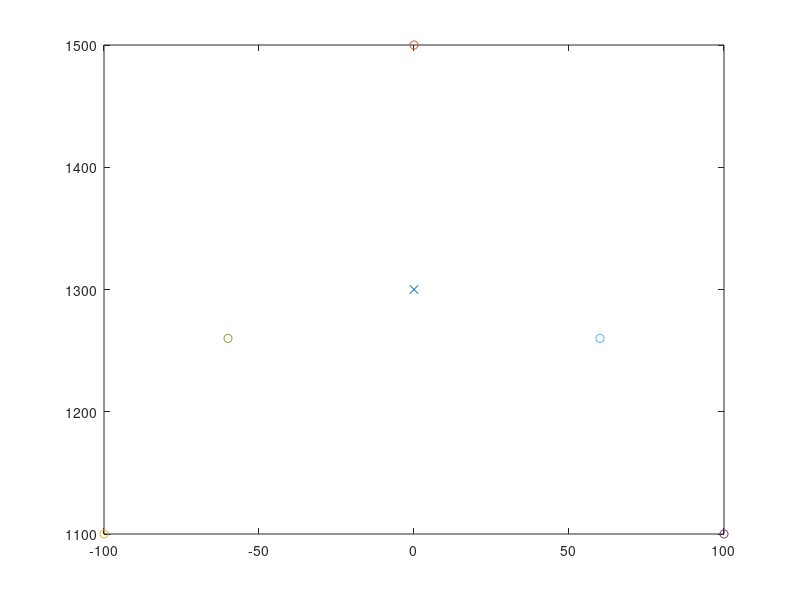

MATLAB code for this plot:
%%
Centroid = [100,200];
% tcp = tcpclient("192.168.125.1", 1025);
% str = char(65)
% % UnicodeVal = double(str);
% Letter = "wqe";
currentCoords = [1336,0,1300]
startPos = currentCoords; % Where the robot will start writing from
% for i = 65:90
Letter= "A"

if Letter == "A" % 5 Points all linear
    
    startPos(3) = startPos(3) + Centroid(2);
    L_Corner = [currentCoords(1), currentCoords(2) - Centroid(1), currentCoords(3)-Centroid(2)];
    currentCoords + L_Corner
    R_Corner = [currentCoords(1), currentCoords(2) + Centroid(1), currentCoords(3)-Centroid(2)];
    currentCoords + R_Corner
    L_Mid = [currentCoords(1), currentCoords(2) -  Centroid(1)*0.6, currentCoords(3)-(2*Centroid(2)*0.6-Centroid(2))];
    R_Mid = [currentCoords(1), currentCoords(2) + Centroid(1)*0.6, currentCoords(3)-(2*Centroid(2)*0.6-Centroid(2))];
%     tcp.write(string(startPos(2), startPos(3)))
%     test = tcp.read();
%     if test == "next"
%         tcp.write(string(L_Corner(2), L_Corner(3)));
%     end
%     test = tcp.read();
%     if test == "next"
%         tcp.write(string(startPos(2), startPos(3)));
%     end
%     test = tcp.read()
%     if test == "next"
%         tcp.write(string(R_Corner(2), R_Corner(3)));
%     end
    figure;
    plot(currentCoords(2), currentCoords(3),"x")
    hold on;
    plot(startPos(2), startPos(3), '-o')
    hold on;
    plot(L_Corner(2), L_Corner(3), '-o')
    hold on;
    plot(R_Corner(2), R_Corner(3), '-o')
    hold on;
    plot(L_Mid(2), L_Mid(3), '-o')
    hold on;
    plot(R_Mid(2), R_Mid(3), '-o')
end

if Letter == "B" % 6 points 2 circular movements
    startPos = [currentCoords(1),currentCoords(2)-(Centroid(1)*0.4), currentCoords(3)+Centroid(2)]
    L_Bottom = [currentCoords(1), currentCoords(2) - (Centroid(1)*.4), currentCoords(3)-Centroid(2)]
    L_Mid = [currentCoords(1), currentCoords(2) - (Centroid(1)*0.4), currentCoords(3)]
%     Mid = [currentCoords(1), currentCoords(2) - (Centroid(1)*0.25), currentCoords(3)]
    Mid = currentCoords;
    Bott_Mid = [Mid(1), Mid(2), currentCoords(3)-Centroid(2)]
    Top_Mid = [Mid(1), Mid(2), currentCoords(3)+Centroid(2)]
    figure;
    plot(currentCoords(2), currentCoords(3), '-x');
    hold on;
    plot(startPos(2), startPos(3), '-o')
    hold on;
    plot(L_Bottom(2), L_Bottom(3), '-o')
    hold on;
%     plot(R_Corner(2), R_Corner(3), '-o')
%     hold on;
    plot(L_Mid(2), L_Mid(3), '-o')
    hold on;
    plot(Mid(2), Mid(3), '-o')
    plot(Top_Mid(2), Top_Mid(3), '-o')
    hold on;
    plot(Bott_Mid(2), Bott_Mid(3), '-o')
    hold on;
end

if Letter == "C" % 4 points all circular movements
    startPos = [currentCoords(1),currentCoords(2), currentCoords(3)+Centroid(2)]
    Bottom = [currentCoords(1), currentCoords(2), currentCoords(3)-Centroid(2)]
    Top_Arc = [currentCoords(1),currentCoords(2)+(Centroid(2)*0.1), currentCoords(3)+(Centroid(2)*0.9)]
    Bottom_Arc = [currentCoords(1), currentCoords(2)+(Centroid(2)*0.1), currentCoords(3)-(Centroid(2)*0.9)]
    figure;
    plot(currentCoords(2), currentCoords(3), '-x');
    hold on;
    plot(startPos(2), startPos(3), '-o')
    hold on;
    plot(Bottom(2), Bottom(3), '-o')
    hold on;
    plot(Top_Arc(2), Top_Arc(3), '-o')
    hold on;
    plot(Bottom_Arc(2), Bottom_Arc(3), '-o')
end

if Letter == "D" % 2 points 1 circular movement
    startPos = [currentCoords(1),currentCoords(2)-Centroid(1), currentCoords(3)+Centroid(2)]
    Bottom = [currentCoords(1), currentCoords(2)-Centroid(1), currentCoords(3)-Centroid(2)]
    figure;
    plot(currentCoords(2), currentCoords(3), '-x');
    hold on;
    plot(startPos(2), startPos(3), '-o')
    hold on;
    plot(Bottom(2), Bottom(3), '-o')
end

if Letter == "E" % 6 points All Linear movement
    startPos = [currentCoords(1),currentCoords(2)-Centroid(1), currentCoords(3)+Centroid(2)]
    L_Bott_Corner = [currentCoords(1), currentCoords(2)-Centroid(1), currentCoords(3)-Centroid(2)]
    R_Bott_Corner = [currentCoords(1), currentCoords(2)+Centroid(1), currentCoords(3)-Centroid(2)]
    R_Top_Corner = [currentCoords(1), currentCoords(2)+Centroid(1), currentCoords(3)+Centroid(2)]
    L_Mid = [currentCoords(1), currentCoords(2)-Centroid(1), currentCoords(3)]
    R_Mid = [currentCoords(1), currentCoords(2)+Centroid(1), currentCoords(3)]
    figure;
    plot(currentCoords(2), currentCoords(3), '-x');
    hold on;
    plot(startPos(2), startPos(3), '-o')
    hold on;
    plot(R_Bott_Corner(2), R_Bott_Corner(3), '-o')
    hold on;
    plot(L_Bott_Corner(2), L_Bott_Corner(3), '-o')
    hold on;
    plot(R_Top_Corner(2), R_Top_Corner(3), '-o')
    hold on;
    plot(L_Mid(2), L_Mid(3), '-o')
    hold on;
    plot(R_Mid(2), R_Mid(3), '-o')
end

if Letter == "F" % 5 points All Linear movement
    startPos = [currentCoords(1),currentCoords(2)-Centroid(1), currentCoords(3)+Centroid(2)]
    L_Bott_Corner = [currentCoords(1), currentCoords(2)-Centroid(1), currentCoords(3)-Centroid(2)]
    R_Top_Corner = [currentCoords(1), currentCoords(2)+Centroid(1), currentCoords(3)+Centroid(2)]
    L_Mid = [currentCoords(1), currentCoords(2)-Centroid(1), currentCoords(3)]
    R_Mid = [currentCoords(1), currentCoords(2)+Centroid(1), currentCoords(3)]
    figure;
    plot(currentCoords(2), currentCoords(3), '-x');
    hold on;
    plot(startPos(2), startPos(3), '-o')
    hold on;
    plot(L_Bott_Corner(2), L_Bott_Corner(3), '-o')
    hold on;
    plot(R_Top_Corner(2), R_Top_Corner(3), '-o')
    hold on;
    plot(L_Mid(2), L_Mid(3), '-o')
    hold on;
    plot(R_Mid(2), R_Mid(3), '-o')
end

if Letter == "G" % 5 points All Linear movement
    startPos = [currentCoords(1),currentCoords(2), currentCoords(3)+Centroid(2)]
    Bottom = [currentCoords(1), currentCoords(2), currentCoords(3)-Centroid(2)]
    R_Mid = [currentCoords(1), currentCoords(2)+Centroid(1), currentCoords(3)]
    R_Bott_Corner = [currentCoords(1), currentCoords(2)+Centroid(1), currentCoords(3)-Centroid(2)]
    Top_Arc = [currentCoords(1),currentCoords(2)+(Centroid(2)*0.1), currentCoords(3)+(Centroid(2)*0.9)]
    Mid = currentCoords;
    figure;
    plot(currentCoords(2), currentCoords(3), '-x');
    hold on;
    plot(startPos(2), startPos(3), '-o')
    hold on;
    plot(Bottom(2), Bottom(3), '-o')
    hold on;
    plot(R_Mid(2), R_Mid(3), '-o')
    hold on;
    plot(R_Bott_Corner(2), R_Bott_Corner(3), '-o')
    hold on;
    plot(Top_Arc(2), Top_Arc(3), '-o')
end

if Letter == "H" % 5 points All Linear movement
    startPos = [currentCoords(1),currentCoords(2)-Centroid(1), currentCoords(3)+Centroid(2)]
    L_Bott_Corner = [currentCoords(1), currentCoords(2)-Centroid(1), currentCoords(3)-Centroid(2)]
    R_Bott_Corner = [currentCoords(1), currentCoords(2)+Centroid(1), currentCoords(3)-Centroid(2)]
    R_Top_Corner = [currentCoords(1), currentCoords(2)+Centroid(1), currentCoords(3)+Centroid(2)]
    L_Mid = [currentCoords(1), currentCoords(2)-Centroid(1), currentCoords(3)]
    R_Mid = [currentCoords(1), currentCoords(2)+Centroid(1), currentCoords(3)]
    figure;
    plot(currentCoords(2), currentCoords(3), '-x');
    hold on;
    plot(startPos(2), startPos(3), '-o')
    hold on;
    plot(R_Bott_Corner(2), R_Bott_Corner(3), '-o')
    hold on;
    plot(L_Bott_Corner(2), L_Bott_Corner(3), '-o')
    hold on;
    plot(R_Top_Corner(2), R_Top_Corner(3), '-o')
    hold on;
    plot(L_Mid(2), L_Mid(3), '-o')
    hold on;
    plot(R_Mid(2), R_Mid(3), '-o')
end

if Letter == "I" % 5 points All Linear movement
    startPos = [currentCoords(1),currentCoords(2)-Centroid(1), currentCoords(3)+Centroid(2)]
    L_Bott_Corner = [currentCoords(1), currentCoords(2)-Centroid(1), currentCoords(3)-Centroid(2)]
    R_Bott_Corner = [currentCoords(1), currentCoords(2)+Centroid(1), currentCoords(3)-Centroid(2)]
    R_Top_Corner = [currentCoords(1), currentCoords(2)+Centroid(1), currentCoords(3)+Centroid(2)]
    Top_Mid = [currentCoords(1), currentCoords(2), currentCoords(3)+Centroid(2)]
    Bott_Mid = [currentCoords(1), currentCoords(2), currentCoords(3)-Centroid(2)]
    figure;
    plot(currentCoords(2), currentCoords(3), '-x');
    hold on;
    plot(startPos(2), startPos(3), '-o')
    hold on;
    plot(R_Bott_Corner(2), R_Bott_Corner(3), '-o')
    hold on;
    plot(L_Bott_Corner(2), L_Bott_Corner(3), '-o')
    hold on;
    plot(R_Top_Corner(2), R_Top_Corner(3), '-o')
    hold on;
    plot(Top_Mid(2), Top_Mid(3), '-o')
    hold on;
    plot(Bott_Mid(2), Bott_Mid(3), '-o')
end

if Letter == "J" % 3 points 1 Circular movement
    startPos = [currentCoords(1), currentCoords(2), currentCoords(3)+Centroid(2)]
    Bott_Arc_Mid = [currentCoords(1), currentCoords(2), currentCoords(3)-(Centroid(2)*0.7)]
    Bott_Arc_L = [currentCoords(1), currentCoords(2)-Centroid(1), currentCoords(3)-(Centroid(2)*0.7)]
    figure;
    plot(currentCoords(2), currentCoords(3), '-x');
    hold on;
    plot(startPos(2), startPos(3), '-o')
    hold on;
    plot(Bott_Arc_Mid(2), Bott_Arc_Mid(3), '-o')
    hold on;
    plot(Bott_Arc_L(2), Bott_Arc_L(3), '-o')
end

if Letter == "K" % 5 points All Linear movement
    startPos = [currentCoords(1),currentCoords(2)-Centroid(1), currentCoords(3)+Centroid(2)]
    L_Bott_Corner = [currentCoords(1), currentCoords(2)-Centroid(1), currentCoords(3)-Centroid(2)]
    R_Bott_Corner = [currentCoords(1), currentCoords(2)+Centroid(1), currentCoords(3)-Centroid(2)]
    R_Top_Corner = [currentCoords(1), currentCoords(2)+Centroid(1), currentCoords(3)+Centroid(2)]
    L_Mid = [currentCoords(1), currentCoords(2)-Centroid(1), currentCoords(3)]
    figure;
    plot(currentCoords(2), currentCoords(3), '-x');
    hold on;
    plot(startPos(2), startPos(3), '-o')
    hold on;
    plot(R_Bott_Corner(2), R_Bott_Corner(3), '-o')
    hold on;
    plot(L_Bott_Corner(2), L_Bott_Corner(3), '-o')
    hold on;
    plot(R_Top_Corner(2), R_Top_Corner(3), '-o')
    hold on;
    plot(L_Mid(2), L_Mid(3), '-o')
end

if Letter == "L" % 3 points 1 Circular movement
    startPos = [currentCoords(1),currentCoords(2)-Centroid(1), currentCoords(3)+Centroid(2)]
    L_Bott_Corner = [currentCoords(1), currentCoords(2)-Centroid(1), currentCoords(3)-Centroid(2)]
    R_Bott_Corner = [currentCoords(1), currentCoords(2)+Centroid(1), currentCoords(3)-Centroid(2)]
    figure;
    plot(currentCoords(2), currentCoords(3), '-x');
    hold on;
    plot(startPos(2), startPos(3), '-o')
    hold on;
    plot(R_Bott_Corner(2), R_Bott_Corner(3), '-o')
    hold on;
    plot(L_Bott_Corner(2), L_Bott_Corner(3), '-o')
end

if Letter == "M" % 5 points All Linear movement
    startPos = [currentCoords(1),currentCoords(2)-Centroid(1), currentCoords(3)+Centroid(2)]
    L_Bott_Corner = [currentCoords(1), currentCoords(2)-Centroid(1), currentCoords(3)-Centroid(2)]
    R_Bott_Corner = [currentCoords(1), currentCoords(2)+Centroid(1), currentCoords(3)-Centroid(2)]
    R_Top_Corner = [currentCoords(1), currentCoords(2)+Centroid(1), currentCoords(3)+Centroid(2)]
    Mid = currentCoords
    figure;
    plot(currentCoords(2), currentCoords(3), '-x');
    hold on;
    plot(startPos(2), startPos(3), '-o')
    hold on;
    plot(R_Bott_Corner(2), R_Bott_Corner(3), '-o')
    hold on;
    plot(L_Bott_Corner(2), L_Bott_Corner(3), '-o')
    hold on;
    plot(R_Top_Corner(2), R_Top_Corner(3), '-o')
    hold on;
    plot(Mid(2), Mid(3), '-o')
end

if Letter == "N" % 5 points All Linear movement - Same as points as M
    % Start at Bottom Left Corner
    startPos = [currentCoords(1), currentCoords(2)-Centroid(1), currentCoords(3)-Centroid(2)]
    L_Top_Corner = [currentCoords(1),currentCoords(2)-Centroid(1), currentCoords(3)+Centroid(2)]
    R_Bott_Corner = [currentCoords(1), currentCoords(2)+Centroid(1), currentCoords(3)-Centroid(2)]
    R_Top_Corner = [currentCoords(1), currentCoords(2)+Centroid(1), currentCoords(3)+Centroid(2)]
    Mid = currentCoords
    figure;
    plot(currentCoords(2), currentCoords(3), '-x');
    hold on;
    plot(startPos(2), startPos(3), '-o')
    hold on;
    plot(R_Bott_Corner(2), R_Bott_Corner(3), '-o')
    hold on;
    plot(L_Bott_Corner(2), L_Bott_Corner(3), '-o')
    hold on;
    plot(R_Top_Corner(2), R_Top_Corner(3), '-o')
    hold on;
    plot(Mid(2), Mid(3), '-o')
    hold on;
    plot(L_Top_Corner(2), L_Top_Corner(3), '-o')
end

if Letter == "O" % 4 points all circular movements
    startPos = [currentCoords(1),currentCoords(2), currentCoords(3)+Centroid(2)]
    Bottom = [currentCoords(1), currentCoords(2), currentCoords(3)-Centroid(2)]
    figure;
    plot(currentCoords(2), currentCoords(3), '-x');
    hold on;
    plot(startPos(2), startPos(3), '-o')
    hold on;
    plot(Bottom(2), Bottom(3), '-o')
end

if Letter == "P" % 3 points 1 Circular movement
    % Start at bottom
    startPos = [currentCoords(1), currentCoords(2)-Centroid(1), currentCoords(3)-Centroid(2)]
    Top = [currentCoords(1), currentCoords(2)-Centroid(1), currentCoords(3)+Centroid(2)]
    L_Mid = [currentCoords(1), currentCoords(2)-Centroid(1), currentCoords(3)]
    figure;
    plot(currentCoords(2), currentCoords(3), '-x');
    hold on;
    plot(startPos(2), startPos(3), '-o')
    hold on;
    plot(Top(2), Top(3), '-o')
    hold on;
    plot(L_Mid(2), L_Mid(3), '-o')
end

if Letter == "Q" % 4 points all circular movements
    startPos = [currentCoords(1),currentCoords(2), currentCoords(3)+Centroid(2)]
    Bottom = [currentCoords(1), currentCoords(2), currentCoords(3)-Centroid(2)]
    Mid = currentCoords;
    R_Bott_Corner = [currentCoords(1), currentCoords(2)+Centroid(1), currentCoords(3)-Centroid(2)]
    figure;
    plot(currentCoords(2), currentCoords(3), '-x');
    hold on;
    plot(startPos(2), startPos(3), '-o')
    hold on;
    plot(Bottom(2), Bottom(3), '-o')
    hold on;
    plot(Mid(2), Mid(3), '-o')
    hold on;
    plot(R_Bott_Corner(2), R_Bott_Corner(3), '-o')
end

if Letter == "R" % 3 points 1 Circular movement
    % Start at bottom
    startPos = [currentCoords(1), currentCoords(2)-Centroid(1), currentCoords(3)-Centroid(2)]
    Top = [currentCoords(1), currentCoords(2)-Centroid(1), currentCoords(3)+Centroid(2)]
    L_Mid = [currentCoords(1), currentCoords(2)-Centroid(1), currentCoords(3)]
    Top_Mid = [currentCoords(1), currentCoords(2), currentCoords(3)+Centroid(2)]
    R_Bott_Corner = [currentCoords(1), currentCoords(2)+Centroid(1), currentCoords(3)-Centroid(2)]
    Mid = currentCoords;
    figure;
    plot(currentCoords(2), currentCoords(3), '-x');
    hold on;
    plot(startPos(2), startPos(3), '-o')
    hold on;
    plot(Top(2), Top(3), '-o')
    hold on;
    plot(L_Mid(2), L_Mid(3), '-o')
    hold on;
    plot(R_Bott_Corner(2), R_Bott_Corner(3), '-o')
    hold on;
    plot(Top_Mid(2), Top_Mid(3), '-o')
end

if Letter == "S" % 5 points 2 Circular movement
    % Start at top right
    startPos = [currentCoords(1), currentCoords(2)+Centroid(1), currentCoords(3)+Centroid(2)]
    L_Bott_Corner = [currentCoords(1), currentCoords(2)-Centroid(1), currentCoords(3)-Centroid(2)]
    Top_Mid = [currentCoords(1), currentCoords(2), currentCoords(3)+Centroid(2)]
    Bott_Mid = [currentCoords(1), currentCoords(2), currentCoords(3)-Centroid(2)]
    Mid = currentCoords;
    figure;
    plot(currentCoords(2), currentCoords(3), '-x');
    hold on;
    plot(startPos(2), startPos(3), '-o')
    hold on;
    plot(Mid(2), Mid(3), '-o')
    hold on;
    plot(L_Bott_Corner(2), L_Bott_Corner(3), '-o')
    hold on;
    plot(R_Top_Corner(2), R_Top_Corner(3), '-o')
    hold on;
    plot(Top_Mid(2), Top_Mid(3), '-o')
    hold on;
    plot(Bott_Mid(2), Bott_Mid(3), '-o')
end

if Letter == "T" % 4 points All Linear movement
    % Start at top left
    startPos = [currentCoords(1),currentCoords(2)-Centroid(1), currentCoords(3)+Centroid(2)]
    R_Top_Corner = [currentCoords(1), currentCoords(2)+Centroid(1), currentCoords(3)+Centroid(2)]
    Top_Mid = [currentCoords(1), currentCoords(2), currentCoords(3)+Centroid(2)]
    Bott_Mid = [currentCoords(1), currentCoords(2), currentCoords(3)-Centroid(2)]
    figure;
    plot(currentCoords(2), currentCoords(3), '-x');
    hold on;
    plot(startPos(2), startPos(3), '-o')
    hold on;
    plot(R_Top_Corner(2), R_Top_Corner(3), '-o')
    hold on;
    plot(Top_Mid(2), Top_Mid(3), '-o')
    hold on;
    plot(Bott_Mid(2), Bott_Mid(3), '-o')
end

if Letter == "U" % 5 points 1 or 2 Linear movement
    % Start at top left corner
    startPos = [currentCoords(1),currentCoords(2)-Centroid(1), currentCoords(3)+Centroid(2)]
    R_Top_Corner = [currentCoords(1), currentCoords(2)+Centroid(1), currentCoords(3)+Centroid(2)]
    Bott_Mid = [currentCoords(1), currentCoords(2), currentCoords(3)-Centroid(2)]
    L_Mid = [currentCoords(1), currentCoords(2)-Centroid(1), currentCoords(3)]
    R_Mid = [currentCoords(1), currentCoords(2)+Centroid(1), currentCoords(3)]
    figure;
    plot(currentCoords(2), currentCoords(3), '-x');
    hold on;
    plot(startPos(2), startPos(3), '-o')
    hold on;
    plot(R_Top_Corner(2), R_Top_Corner(3), '-o')
    hold on;
    plot(Bott_Mid(2), Bott_Mid(3), '-o')
    hold on;
    plot(L_Mid(2), L_Mid(3), '-o')
    hold on;
    plot(R_Mid(2), R_Mid(3), '-o')
end

if Letter == "V" % 5 points All Linear movement
    % Start at top left corner
    startPos = [currentCoords(1),currentCoords(2)-Centroid(1), currentCoords(3)+Centroid(2)]
    Bott_Mid = [currentCoords(1), currentCoords(2), currentCoords(3)-Centroid(2)]
    R_Top_Corner = [currentCoords(1), currentCoords(2)+Centroid(1), currentCoords(3)+Centroid(2)]
    figure;
    plot(currentCoords(2), currentCoords(3), '-x');
    hold on;
    plot(startPos(2), startPos(3), '-o')
    hold on;
    plot(R_Top_Corner(2), R_Top_Corner(3), '-o')
    hold on;
    plot(Bott_Mid(2), Bott_Mid(3), '-o')
end

if Letter == "W" % 5 points All Linear movement
    % Start at top left corner
    startPos = [currentCoords(1),currentCoords(2)-Centroid(1), currentCoords(3)+Centroid(2)]
    L_Bott = [currentCoords(1), currentCoords(2)-(Centroid(2)/2), currentCoords(3)-Centroid(2)]
    R_Bott = [currentCoords(1), currentCoords(2)+(Centroid(2)/2), currentCoords(3)-Centroid(2)]
    R_Top_Corner = [currentCoords(1), currentCoords(2)+Centroid(1), currentCoords(3)+Centroid(2)]
    Mid = currentCoords;
    figure;
    plot(currentCoords(2), currentCoords(3), '-x');
    hold on;
    plot(Mid(2), Mid(3), '-o')
    hold on;
    plot(startPos(2), startPos(3), '-o')
    hold on;
    plot(R_Top_Corner(2), R_Top_Corner(3), '-o')
    hold on;
    plot(L_Bott(2), L_Bott(3), '-o')
    hold on;
    plot(R_Bott(2), R_Bott(3), '-o')
end

if Letter == "X" % 5 points All Linear movement
    startPos = [currentCoords(1),currentCoords(2)-Centroid(1), currentCoords(3)+Centroid(2)]
    L_Bott_Corner = [currentCoords(1), currentCoords(2)-Centroid(1), currentCoords(3)-Centroid(2)]
    R_Bott_Corner = [currentCoords(1), currentCoords(2)+Centroid(1), currentCoords(3)-Centroid(2)]
    R_Top_Corner = [currentCoords(1), currentCoords(2)+Centroid(1), currentCoords(3)+Centroid(2)]
    figure;
    plot(currentCoords(2), currentCoords(3), '-x');
    hold on;
    plot(startPos(2), startPos(3), '-o')
    hold on;
    plot(R_Bott_Corner(2), R_Bott_Corner(3), '-o')
    hold on;
    plot(L_Bott_Corner(2), L_Bott_Corner(3), '-o')
    hold on;
    plot(R_Top_Corner(2), R_Top_Corner(3), '-o')
end

if Letter == "Y" % 5 points All Linear movement
    % Start as Left Top Corner
    startPos = [currentCoords(1),currentCoords(2)-Centroid(1), currentCoords(3)+Centroid(2)]
    R_Top_Corner = [currentCoords(1), currentCoords(2)+Centroid(1), currentCoords(3)+Centroid(2)]
    L_Top_Corner = [currentCoords(1),currentCoords(2)-Centroid(1), currentCoords(3)+Centroid(2)]
    Mid = currentCoords;
    Bott_Mid = [currentCoords(1), currentCoords(2), currentCoords(3)-Centroid(2)]
    figure;
    plot(currentCoords(2), currentCoords(3), '-x');
    hold on;
    plot(startPos(2), startPos(3), '-o')
    hold on;
    plot(R_Top_Corner(2), R_Top_Corner(3), '-o')
    hold on;
    plot(L_Top_Corner(2), L_Top_Corner(3), '-o')
    hold on;
    plot(Mid(2), Mid(3), '-o')
    hold on;
    plot(Bott_Mid(2), Bott_Mid(3), '-o')
end

if Letter == "Z" % 4 points All Linear movement
    % Start at top left corner
    startPos = [currentCoords(1),currentCoords(2)-Centroid(1), currentCoords(3)+Centroid(2)]
    L_Bott_Corner = [currentCoords(1), currentCoords(2)-Centroid(1), currentCoords(3)-Centroid(2)]
    R_Bott_Corner = [currentCoords(1), currentCoords(2)+Centroid(1), currentCoords(3)-Centroid(2)]
    R_Top_Corner = [currentCoords(1), currentCoords(2)+Centroid(1), currentCoords(3)+Centroid(2)]
    figure;
    plot(currentCoords(2), currentCoords(3), '-x');
    hold on;
    plot(startPos(2), startPos(3), '-o')
    hold on;
    plot(R_Bott_Corner(2), R_Bott_Corner(3), '-o')
    hold on;
    plot(L_Bott_Corner(2), L_Bott_Corner(3), '-o')
    hold on;
    plot(R_Top_Corner(2), R_Top_Corner(3), '-o')
end

% end
